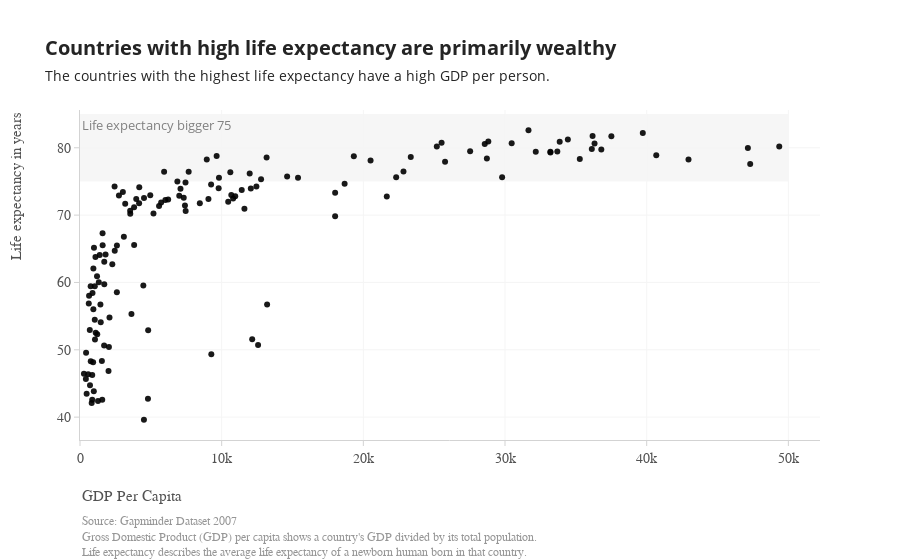

Notebook cell for this chart:
### Code cell
'''SCATTER PLOT'''

'''FUNCTION TO DISPLAY TITLE WITH SUBTITLE'''
def format_title(title, subtitle=None, subtitle_font_size=14):
    title = f'<b>{title}</b>'
    if not subtitle:
        return title
    subtitle = f'<span style="font-size: {subtitle_font_size}px;">{subtitle}</span>'
    return f'{title}<br>{subtitle}'

fig = px.scatter(df, "gdpPercap", "lifeExp", template="simple_white",hover_name="country", hover_data=["continent", "pop"])

'''SET LAYOUT TO A FIX SIZE'''
#necessary if paper annotations are used
fig.update_layout(
    autosize=False,
)


'''RENAME X AXIS'''
fig.update_xaxes(title="")

'''ADD X AXIS NAME LEFT ALIGNED'''
fig.add_annotation(text="GDP Per Capita",
                   font=dict(
                family='Arial', color='rgb(82, 82, 82)',
                size=15),              
                  xref="paper", yref="paper",
                  x=0, y=-.2, showarrow=False)

'''STYLE X AXIS '''
fig.update_layout(
    xaxis=dict(
        showline=True,
        linecolor='lightgrey',
        tickcolor="lightgrey",
        gridcolor="whitesmoke",
        showgrid=True,
        tickfont=dict(
            family='Arial',
            size=14,
            color='rgb(82, 82, 82)',
        )
    )
)

'''RENAME Y AXIS'''
fig.update_yaxes(title="")

'''ADD Y AXIS NAME LEFT ALIGNED'''
fig.add_annotation(text="Life expectancy in years",
          textangle=-90,
                   font=dict(
                family='Arial',color='rgb(82, 82, 82)',
                size=15),              
                  xref="paper", yref="paper",
                  x=-0.1, y=1, showarrow=False)


'''STYLE Y AXIS '''
fig.update_yaxes(showgrid=True, gridwidth=1,
                 gridcolor='whitesmoke',
                 linecolor="lightgrey",
                 tickcolor="lightgrey",
                 tickfont=dict(
                family='Arial',
                size=14,
                color='rgb(82, 82, 82)',
                ))

'''START X-AXIS AT 0'''
fig.update_xaxes(rangemode="tozero")

'''ADD CHART TITLE AND TITLE FONT SIZE'''
fig.update_layout(title=format_title("Countries with high life expectancy are primarily wealthy", "The countries with the highest life expectancy have a high GDP per person."),title_font_size=20,)

'''ADD SMALL MARGIN UNDER TITLE'''
fig.update_layout(
    margin=dict(
        t=110,
    )
)

'''ADD CHART DESCRIPTION'''
fig.add_annotation(dict(xref='paper', yref='paper', x=0, y=-0.22,
                              xanchor='left', yanchor='top',
                              text="Source: Gapminder Dataset 2007<br>Gross Domestic Product (GDP) per capita shows a country's GDP divided by its total population. <br>Life expectancy describes the average life expectancy of a newborn human born in that country.",
                        align="left",
                              font=dict(family='Arial',
                                        size=12,
                                        color='rgb(150,150,150)'),
                              showarrow=False)
        )

'''ADD PLOT MARGIN TO BOT IF DESCRIPTION IS CUT OFF'''
fig.update_layout(margin=dict(b=120))

'''STYLE POINTS '''
fig.update_traces(marker=dict(size=6, color="black", opacity=.9))

'''STYLE HOVER LAYOUT'''
fig.update_layout(
    hoverlabel=dict(
        bgcolor="white",
        font_size=16
    )
)

'''ADD A RECTANGLE'''
fig.add_shape(type="rect",
    x0=0, y0=75, x1=50000, y1=85,
    fillcolor="lightgrey",
              opacity=.2,
              layer="below"
)

'''ADD A TEXT IN RECTANGLE'''
fig.add_annotation(
        x=0,
        y=85,
    xanchor="left",
    yanchor="top",
        showarrow=False,
        text="Life expectancy bigger 75",
        font=dict(
            color="grey",
            size=13,
            )
        )


fig.show()

#fig.write_image("../fig1.png", scale=2)
fig.write_html("../Scatter-LifeExpectancy-GDPPerCap.html")

fig.write_image("./plots/Scatter-LifeExpectancy-GDPPerCap.png", scale=2)

### Figure 1 — Plotly figure (JSON) as saved in the notebook; plotly's stock layout.template omitted (floating-point values rounded to 4 significant figures; data arrays with more than 128 entries replaced by an {"elided": "..."} marker saying what was removed)
{"data": [{"customdata": {"elided": "142x2 mixed values"}, "hovertemplate": "<b>%{hovertext}</b><br><br>gdpPercap=%{x}<br>lifeExp=%{y}<br>continent=%{customdata[0]}<br>pop=%{customdata[1]}<extra></extra>", "hovertext": {"elided": "142 str values"}, "legendgroup": "", "marker": {"color": "black", "opacity": 0.9, "size": 6, "symbol": "circle"}, "mode": "markers", "name": "", "orientation": "v", "showlegend": false, "type": "scatter", "x": {"elided": "142 float values"}, "xaxis": "x", "y": {"elided": "142 float values"}, "yaxis": "y"}], "layout": {"annotations": [{"font": {"color": "rgb(82, 82, 82)", "family": "Arial", "size": 15}, "showarrow": false, "text": "GDP Per Capita", "x": 0, "xref": "paper", "y": -0.2, "yref": "paper"}, {"font": {"color": "rgb(82, 82, 82)", "family": "Arial", "size": 15}, "showarrow": false, "text": "Life expectancy in years", "textangle": -90, "x": -0.1, "xref": "paper", "y": 1, "yref": "paper"}, {"align": "left", "font": {"color": "rgb(150,150,150)", "family": "Arial", "size": 12}, "showarrow": false, "text": "Source: Gapminder Dataset 2007<br>Gross Domestic Product (GDP) per capita shows a country's GDP divided by its total population. <br>Life expectancy describes the average life expectancy of a newborn human born in that country.", "x": 0, "xanchor": "left", "xref": "paper", "y": -0.22, "yanchor": "top", "yref": "paper"}, {"font": {"color": "grey", "size": 13}, "showarrow": false, "text": "Life expectancy bigger 75", "x": 0, "xanchor": "left", "y": 85, "yanchor": "top"}], "autosize": false, "hoverlabel": {"bgcolor": "white", "font": {"size": 16}}, "legend": {"tracegroupgap": 0}, "margin": {"b": 120, "t": 110}, "shapes": [{"fillcolor": "lightgrey", "layer": "below", "opacity": 0.2, "type": "rect", "x0": 0, "x1": 50000, "y0": 75, "y1": 85}], "title": {"font": {"size": 20}, "text": "<b>Countries with high life expectancy are primarily wealthy</b><br><span style=\"font-size: 14px;\">The countries with the highest life expectancy have a high GDP per person.</span>"}, "xaxis": {"anchor": "y", "domain": [0, 1], "gridcolor": "whitesmoke", "linecolor": "lightgrey", "rangemode": "tozero", "showgrid": true, "showline": true, "tickcolor": "lightgrey", "tickfont": {"color": "rgb(82, 82, 82)", "family": "Arial", "size": 14}, "title": {"text": ""}}, "yaxis": {"anchor": "x", "domain": [0, 1], "gridcolor": "whitesmoke", "gridwidth": 1, "linecolor": "lightgrey", "showgrid": true, "tickcolor": "lightgrey", "tickfont": {"color": "rgb(82, 82, 82)", "family": "Arial", "size": 14}, "title": {"text": ""}}}}
